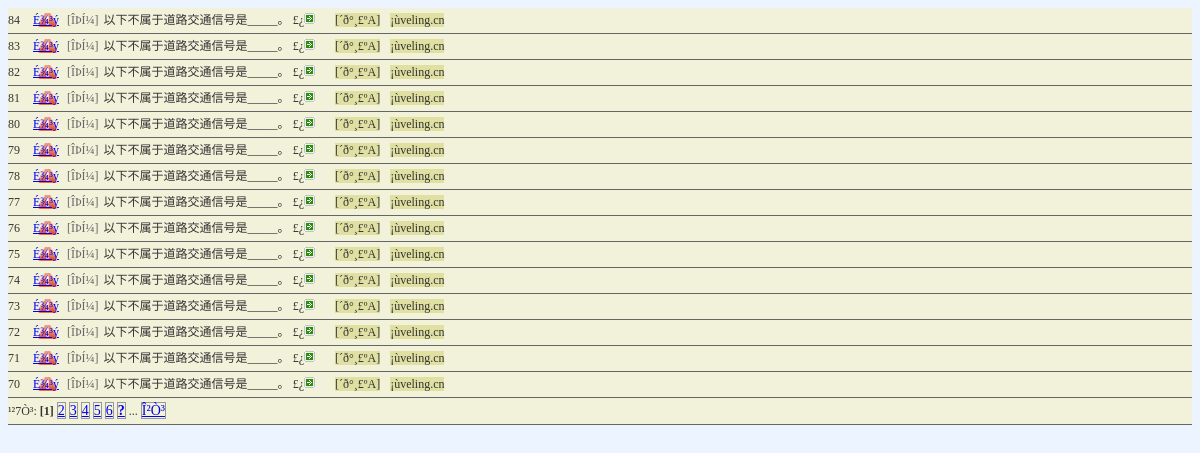
Screenshot of /admin/Questions_list.php?page=1& (signed in) with the database file from the repository.
### tables this page shows
CREATE TABLE `veling_drive_exam` (
  `id` int(255) unsigned NOT NULL AUTO_INCREMENT,
  `question` varchar(255) DEFAULT NULL,
  `pic` varchar(255) DEFAULT NULL,
  `a` varchar(255) DEFAULT NULL,
  `b` varchar(255) DEFAULT NULL,
  `c` varchar(255) DEFAULT NULL,
  `d` varchar(255) DEFAULT NULL,
  `answer` varchar(255) DEFAULT NULL,
  `easycount` int(255) unsigned NOT NULL DEFAULT '0',
  `heardcount` int(255) unsigned NOT NULL DEFAULT '0',
  `operater` varchar(20) DEFAULT NULL,
  `addtime` datetime DEFAULT NULL,
  PRIMARY KEY (`id`)
);

### admin/Questions_list.php (the view, shortened to what this page needs)
<body>
<?php
  require("../page.php");
  $query="select  * from veling_drive_exam order  by id desc";
  $result=mysql_query($query);
  echo "<div class='list'><ul>\r\n";
  while($rs=mysql_fetch_object($result))
  {
    echo "<li><span class='aid'>$rs->id </span><span class='dell'>";
?>
    <a href='javascript:suredo("del.php?id=<?php echo "$rs->id";?>&type=choice","È·¶¨É¾³ý?")'>É¾³ý</a></span>
<?php
    if ($rs->pic <>"")
      echo "<span class='ytu'>[ÓÐÍ¼]</span>";
    else echo "<span class='wutu'>[ÎÞÍ¼]</span>";
    echo "\r\n<span class='q'>$rs->question £¿</span><span class='more'><img src='images/dot02.gif' border='0' alt='$rs->question'/></span><span class='an'>[´ð°¸£º$rs->answer]</span><span class='an'>¡ù$rs->operater</span></li>\r\n";
  }
  echo "<li><span class='pages'>";
  echo "</span></li></ul></div>";
?>
 </body>

### admin/Questions_list.php (style rules this page uses)
.list { padding-left:0px; }
.list ul { padding-left:0px; }
.list ul li { font-size:12px; color:#333333; border-bottom: 1px solid #666; line-height:25px; background-color: #F2F2DB; list-style:none; }
.list .aid { width:30px; text-align:right; padding-right:10px; }
.list .q { width:480px; height:26px; margin-left:2px; overflow:hidden; }
.list .an { width:70px; margin-left:10px; overflow:hidden; background-color: #E0E0A3; text-align:center; }
.list .more { width:12px; margin-left:0px; padding-right:10px; }
.list .dell { width:50px; text-align:right; padding-right:5px; }
.dell a { width:50px; background-image: url(images/warning.gif); background-repeat: no-repeat; background-position: left; }
.list .wutu { width:40px; color:#666666; }

### rows the page displays
veling_drive_exam: id "84", pic "[ÎÞÍ¼]", question "以下不属于道路交通信号是_____。", answer "A", operater "veling.cn"
veling_drive_exam: id "83", pic "[ÎÞÍ¼]", question "以下不属于道路交通信号是_____。", answer "A", operater "veling.cn"
veling_drive_exam: id "82", pic "[ÎÞÍ¼]", question "以下不属于道路交通信号是_____。", answer "A", operater "veling.cn"
veling_drive_exam: id "81", pic "[ÎÞÍ¼]", question "以下不属于道路交通信号是_____。", answer "A", operater "veling.cn"
veling_drive_exam: id "80", pic "[ÎÞÍ¼]", question "以下不属于道路交通信号是_____。", answer "A", operater "veling.cn"
veling_drive_exam: id "79", pic "[ÎÞÍ¼]", question "以下不属于道路交通信号是_____。", answer "A", operater "veling.cn"
veling_drive_exam: id "78", pic "[ÎÞÍ¼]", question "以下不属于道路交通信号是_____。", answer "A", operater "veling.cn"
veling_drive_exam: id "77", pic "[ÎÞÍ¼]", question "以下不属于道路交通信号是_____。", answer "A", operater "veling.cn"
veling_drive_exam: id "76", pic "[ÎÞÍ¼]", question "以下不属于道路交通信号是_____。", answer "A", operater "veling.cn"
veling_drive_exam: id "75", pic "[ÎÞÍ¼]", question "以下不属于道路交通信号是_____。", answer "A", operater "veling.cn"
veling_drive_exam: id "74", pic "[ÎÞÍ¼]", question "以下不属于道路交通信号是_____。", answer "A", operater "veling.cn"
veling_drive_exam: id "73", pic "[ÎÞÍ¼]", question "以下不属于道路交通信号是_____。", answer "A", operater "veling.cn"
veling_drive_exam: id "72", pic "[ÎÞÍ¼]", question "以下不属于道路交通信号是_____。", answer "A", operater "veling.cn"
veling_drive_exam: id "71", pic "[ÎÞÍ¼]", question "以下不属于道路交通信号是_____。", answer "A", operater "veling.cn"
veling_drive_exam: id "70", pic "[ÎÞÍ¼]", question "以下不属于道路交通信号是_____。", answer "A", operater "veling.cn"

### other values shown
$pages+1 "7"
